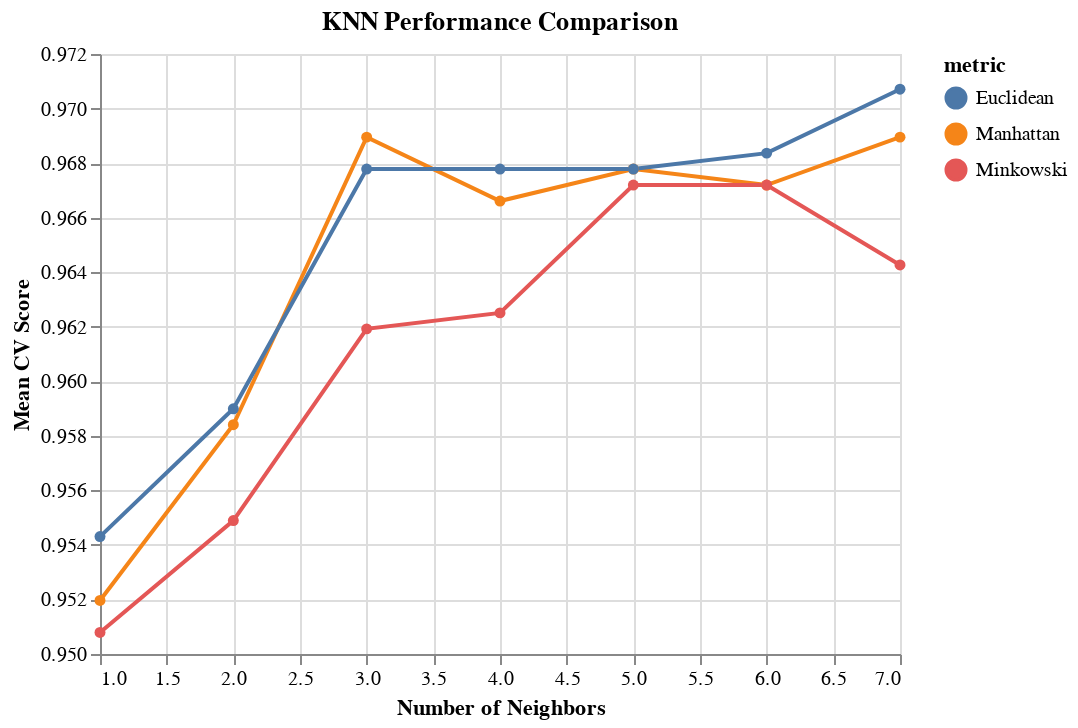

Notebook code cell kept with this figure:
### Markdown cell above
We visualize the results using the `altair` module. The plot below shows that K = 3 with the Manhattan distance metric (p=1) outperforms other combinations.

### Code cell
import altair as alt

alt.Chart(results_KNN, 
          title='KNN Performance Comparison'
         ).mark_line(point=True).encode(
    alt.X('n_neighbors', title='Number of Neighbors'),
    alt.Y('test_score', title='Mean CV Score', scale=alt.Scale(zero=False)),
    color='metric'
)

### Figure 1 — Vega-Lite specification as saved in the notebook (floating-point values rounded to 4 significant figures)
{"$schema": "https://vega.github.io/schema/vega-lite/v2.6.0.json", "config": {"view": {"height": 300, "width": 400}}, "data": {"name": "data-f9f95f127b7afd90f095062cc0c63bb8"}, "datasets": {"data-f9f95f127b7afd90f095062cc0c63bb8": [{"metric": "Manhattan", "n_neighbors": 1, "p": 1, "test_score": 0.952}, {"metric": "Euclidean", "n_neighbors": 1, "p": 2, "test_score": 0.9543}, {"metric": "Minkowski", "n_neighbors": 1, "p": 5, "test_score": 0.9508}, {"metric": "Manhattan", "n_neighbors": 2, "p": 1, "test_score": 0.9584}, {"metric": "Euclidean", "n_neighbors": 2, "p": 2, "test_score": 0.959}, {"metric": "Minkowski", "n_neighbors": 2, "p": 5, "test_score": 0.9549}, {"metric": "Manhattan", "n_neighbors": 3, "p": 1, "test_score": 0.969}, {"metric": "Euclidean", "n_neighbors": 3, "p": 2, "test_score": 0.9678}, {"metric": "Minkowski", "n_neighbors": 3, "p": 5, "test_score": 0.9619}, {"metric": "Manhattan", "n_neighbors": 4, "p": 1, "test_score": 0.9666}, {"metric": "Euclidean", "n_neighbors": 4, "p": 2, "test_score": 0.9678}, {"metric": "Minkowski", "n_neighbors": 4, "p": 5, "test_score": 0.9625}, {"metric": "Manhattan", "n_neighbors": 5, "p": 1, "test_score": 0.9678}, {"metric": "Euclidean", "n_neighbors": 5, "p": 2, "test_score": 0.9678}, {"metric": "Minkowski", "n_neighbors": 5, "p": 5, "test_score": 0.9672}, {"metric": "Manhattan", "n_neighbors": 6, "p": 1, "test_score": 0.9672}, {"metric": "Euclidean", "n_neighbors": 6, "p": 2, "test_score": 0.9684}, {"metric": "Minkowski", "n_neighbors": 6, "p": 5, "test_score": 0.9672}, {"metric": "Manhattan", "n_neighbors": 7, "p": 1, "test_score": 0.969}, {"metric": "Euclidean", "n_neighbors": 7, "p": 2, "test_score": 0.9707}, {"metric": "Minkowski", "n_neighbors": 7, "p": 5, "test_score": 0.9643}]}, "encoding": {"color": {"field": "metric", "type": "nominal"}, "x": {"field": "n_neighbors", "title": "Number of Neighbors", "type": "quantitative"}, "y": {"field": "test_score", "scale": {"zero": false}, "title": "Mean CV Score", "type": "quantitative"}}, "mark": {"point": true, "type": "line"}, "title": "KNN Performance Comparison"}
